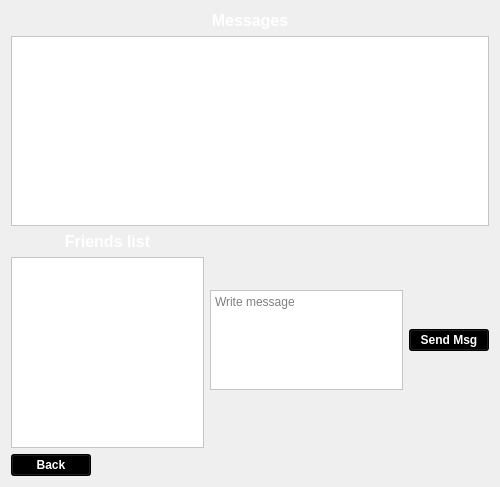
<?xml version="1.0" encoding="UTF-8"?>
<ui version="4.0">
 <class>SendmsgWindow</class>
 <widget class="QWidget" name="SendmsgWindow">
  <property name="geometry">
   <rect>
    <x>0</x>
    <y>0</y>
    <width>500</width>
    <height>487</height>
   </rect>
  </property>
  <property name="windowTitle">
   <string>Send Message</string>
  </property>
  <property name="windowIcon">
   <iconset resource="Resources/main.qrc">
    <normaloff>:/Icons/Icons/spotify.png</normaloff>:/Icons/Icons/spotify.png</iconset>
  </property>
  <property name="styleSheet">
   <string notr="true">background-image: url(:/Background/background/darkgreen.png);</string>
  </property>
  <layout class="QVBoxLayout" name="verticalLayout">
   <item>
    <widget class="QLabel" name="msgs_lbl">
     <property name="font">
      <font>
       <pointsize>12</pointsize>
       <weight>75</weight>
       <bold>true</bold>
      </font>
     </property>
     <property name="styleSheet">
      <string notr="true">background-image: url(:/Background/background/transparent.png);
color: rgb(255, 255, 255);</string>
     </property>
     <property name="text">
      <string>Messages</string>
     </property>
     <property name="alignment">
      <set>Qt::AlignCenter</set>
     </property>
    </widget>
   </item>
   <item>
    <widget class="QListView" name="msgs_listView">
     <property name="styleSheet">
      <string notr="true">background-image: url(:/Background/background/transparent.png);
background-color: rgb(255, 255, 255);
color: rgb(0, 0, 0);</string>
     </property>
    </widget>
   </item>
   <item>
    <layout class="QHBoxLayout" name="horizontalLayout">
     <item>
      <layout class="QVBoxLayout" name="verticalLayout_2">
       <item>
        <widget class="QLabel" name="Friends_lbl">
         <property name="font">
          <font>
           <pointsize>12</pointsize>
           <weight>75</weight>
           <bold>true</bold>
          </font>
         </property>
         <property name="styleSheet">
          <string notr="true">background-image: url(:/Background/background/transparent.png);
color: rgb(255, 255, 255);</string>
         </property>
         <property name="text">
          <string>Friends list</string>
         </property>
         <property name="alignment">
          <set>Qt::AlignCenter</set>
         </property>
        </widget>
       </item>
       <item>
        <widget class="QListView" name="friends_listView">
         <property name="styleSheet">
          <string notr="true">background-image: url(:/Background/background/transparent.png);
background-color: rgb(255, 255, 255);
color: rgb(0, 0, 0);</string>
         </property>
        </widget>
       </item>
      </layout>
     </item>
     <item>
      <widget class="QTextEdit" name="msg_textEdit">
       <property name="maximumSize">
        <size>
         <width>16777215</width>
         <height>100</height>
        </size>
       </property>
       <property name="font">
        <font>
         <pointsize>9</pointsize>
        </font>
       </property>
       <property name="styleSheet">
        <string notr="true">background-image: url(:/Background/background/transparent.png);
background-color: rgb(255, 255, 255);
color: rgb(0, 0, 0);</string>
       </property>
       <property name="placeholderText">
        <string>Write message</string>
       </property>
      </widget>
     </item>
     <item>
      <widget class="QPushButton" name="SendMsg_btn">
       <property name="font">
        <font>
         <pointsize>9</pointsize>
         <weight>75</weight>
         <bold>true</bold>
        </font>
       </property>
       <property name="styleSheet">
        <string notr="true">color: rgb(255, 255, 255);
background-color: rgb(0, 0, 0);</string>
       </property>
       <property name="text">
        <string>Send Msg</string>
       </property>
      </widget>
     </item>
    </layout>
   </item>
   <item>
    <layout class="QHBoxLayout" name="horizontalLayout_2">
     <item>
      <widget class="QPushButton" name="Back_btn">
       <property name="font">
        <font>
         <pointsize>9</pointsize>
         <weight>75</weight>
         <bold>true</bold>
        </font>
       </property>
       <property name="styleSheet">
        <string notr="true">color: rgb(255, 255, 255);
background-color: rgb(0, 0, 0);</string>
       </property>
       <property name="text">
        <string>Back</string>
       </property>
      </widget>
     </item>
     <item>
      <spacer name="horizontalSpacer">
       <property name="orientation">
        <enum>Qt::Horizontal</enum>
       </property>
       <property name="sizeHint" stdset="0">
        <size>
         <width>40</width>
         <height>20</height>
        </size>
       </property>
      </spacer>
     </item>
    </layout>
   </item>
  </layout>
 </widget>
 <resources>
  <include location="Resources/main.qrc"/>
 </resources>
 <connections/>
</ui>
